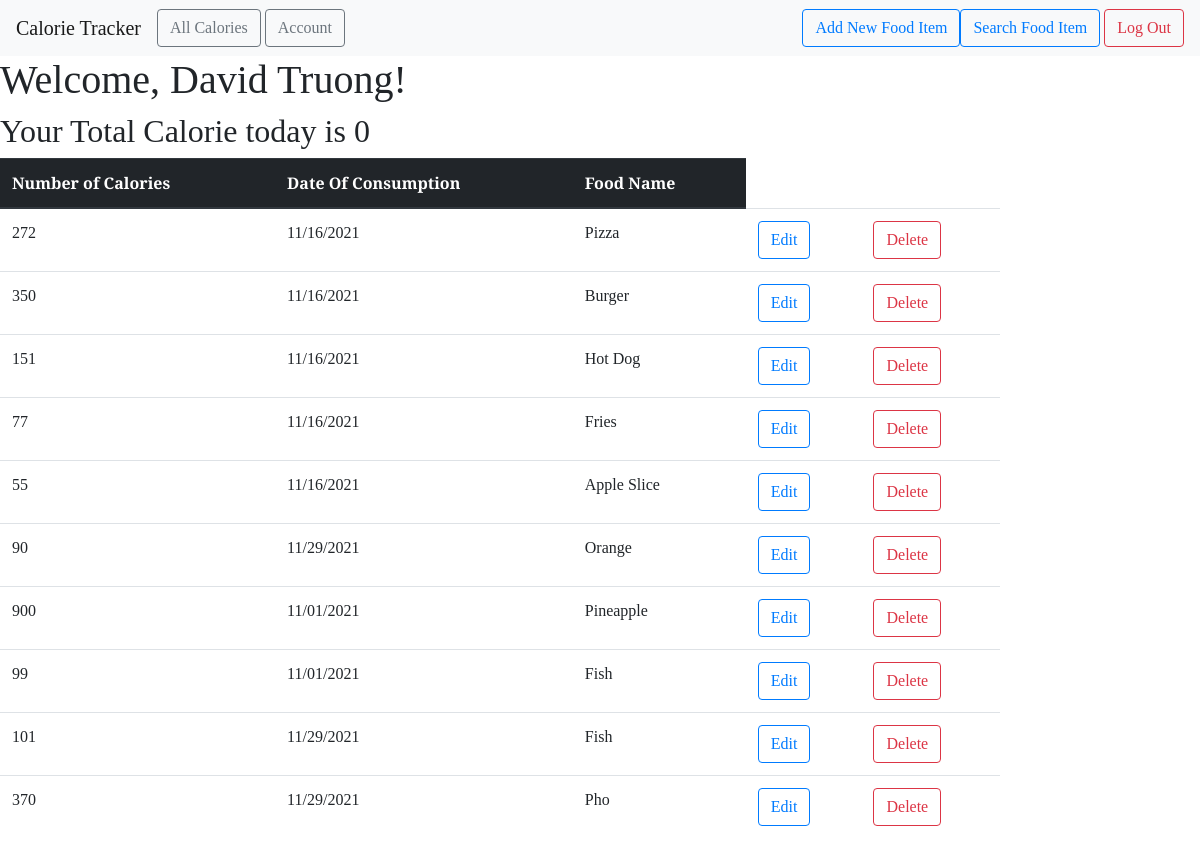
Page /all (signed in) on the earlier database version.
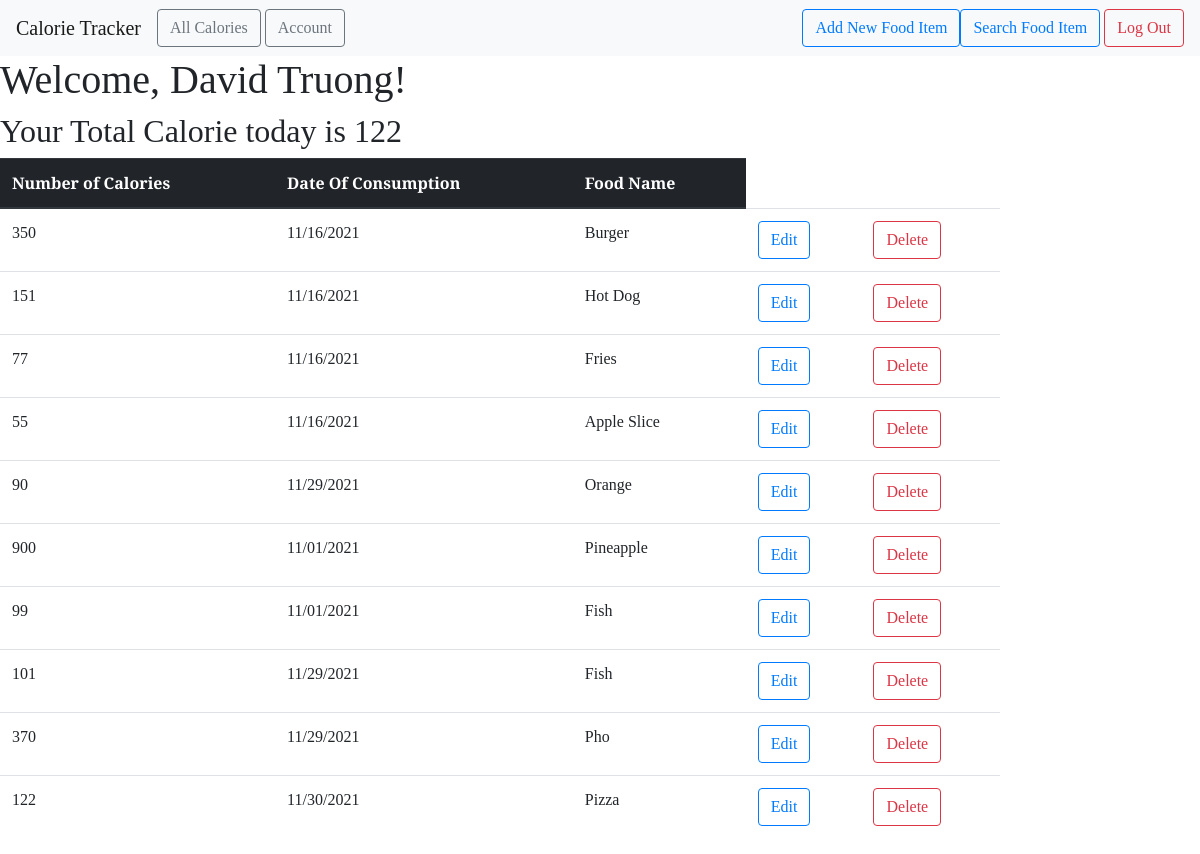
Same page on the later database version.
### food_website/models.py (models this page shows)
class User(db.Model, UserMixin):
    id = db.Column(db.Integer, primary_key=True)
    email = db.Column(db.String(100), unique=True)
    password = db.Column(db.String(100))
    name = db.Column(db.String(1000))
    foods = db.relationship('FoodItem', backref='author', lazy=True)

class FoodItem(db.Model):
    id = db.Column(db.Integer, primary_key=True)
    food_name = db.Column(db.Text, nullable=False)
    date_posted = db.Column(db.DateTime, nullable=False,
                            default=datetime.utcnow)
    calorie = db.Column(db.Integer, nullable=False)
    user_id = db.Column(db.Integer, db.ForeignKey('user.id'), nullable=False)

### food_website/main.py (the view)
@main.route("/all")
@login_required
def user_fooditems():
    user = User.query.filter_by(email=current_user.email).first_or_404()
    foods = user.foods
    totalCalorie = 0
    my_date = datetime.now(pytz.timezone('US/Pacific'))
    my_datetime = datetime(my_date.year, my_date.month, my_date.day)
    for food in foods:
        if my_datetime.date() == food.date_posted.date():
            totalCalorie = totalCalorie + food.calorie
    return render_template('all_fooditems.html', foods=foods, user=user, totalCalorie=totalCalorie)

### food_website/__init__.py (called while the page is built)
def create_app():
    app = Flask(__name__)
    app.config['SECRET_KEY'] = 'out-secret-key-goes-here'
    app.config['SQLALCHEMY_DATABASE_URI'] = 'sqlite:///db.sqlite'
    db.init_app(app)
    login_manager = LoginManager()
    login_manager.login_view = 'auth.login'
    login_manager.init_app(app)
    from .models import User
    create_database(app)
    @login_manager.user_loader
    def load_user(user_id):
        return User.query.get(int(user_id))
    from .auth import auth as auth_blueprint
    app.register_blueprint(auth_blueprint)
    from .main import main as main_blueprint
    app.register_blueprint(main_blueprint)
    return app

### food_website/templates/all_fooditems.html
{% extends "base.html" %} {% block head %} {{ super() }}
<link
  rel="stylesheet"
  href="{{ url_for('static', filename= 'extended_beauty.css') }}"
/>
{% endblock %} {% block content %}
<h1>
  Welcome, {{ user.name }}!
</h1>
<h2>
  Your Total Calorie today is {{ totalCalorie }}
</h2>
<div>
  <table class="table table-hover" style="width: 1000px;">
    <thead class="thead-dark">
      <tr>
        <th scope="col">Number of Calories</th>
        <th scope="col">Date Of Consumption</th>
        <th scope="col">Food Name</th>
      </tr>
    </thead>
    <tbody>
      {% for food in foods %}
      <tr>
        <td>{{ food.calorie }}</td>
        <td>{{ food.date_posted.strftime('%m/%d/%Y') }}</td>
        <td>{{ food.food_name }}</td>
        <td>
          <a
            href="{{ url_for('main.update_fooditem', food_id=food.id) }}"
            class="btn btn-outline-primary"
            role="button"
          >
            Edit
          </a>
        </td>
        <td>
          <a
            href="{{ url_for('main.delete_fooditem', food_id=food.id) }}"
            class="btn btn-outline-danger"
            role="button"
          >
            Delete
          </a>
        </td>
      </tr>
      {% endfor %}
    </tbody>
  </table>
</div>
{% endblock %}

### food_website/templates/base.html (shortened to what this page needs)
<!DOCTYPE html>
<html lang="en">
  <head>
    {% block head %}
    <link
      rel="stylesheet"
      href="{{ url_for('static', filename= 'beauty.css') }}"
    />
    <link
      rel="stylesheet"
      href="https://maxcdn.bootstrapcdn.com/bootstrap/4.0.0/css/bootstrap.min.css"
    />
    {% endblock %}
  </head>
  <body>
    <nav class="navbar navbar-expand-lg navbar-light bg-light">
      <a class="navbar-brand" href="{{ url_for('main.index') }}"
        >Calorie Tracker</a
      >
      <div class="collapse navbar-collapse" id="navbarSupportedContent">
        <ul class="navbar-nav mr-auto">
          <li class="nav-item active">
            <a
              href="{{ url_for('main.user_fooditems') }}"
              class="btn btn-outline-secondary"
              role="button"
              >All Calories</a
            >
          </li>
          <li class="nav-item">
            <a
              href="{{ url_for('main.profile') }}"
              class="btn btn-outline-secondary"
              role="button"
              style="margin-left: 4px;"
              >Account</a
            >
          </li>
        </ul>
        <form class="form-inline my-2 my-lg-0">
          {% if current_user.is_authenticated %}
          <a
            href="{{ url_for('main.new_fooditem') }}"
            class="btn btn-outline-primary"
            role="button"
            >Add New Food Item</a
          >
          <a
            href="{{ url_for('main.search') }}"
            class="btn btn-outline-primary"
            role="button"
            >Search Food Item</a
          >
          {% endif %}  {% if current_user.is_authenticated %}
          <a
            href="{{ url_for('auth.logout') }}"
            class="btn btn-outline-danger"
            role="button"
            style="margin-left: 4px;"
            >Log Out</a
          >
          {% endif %}
        </form>
      </div>
    </nav>
    {% block content %} {% endblock %}
  </body>
</html>

### food_website/static/beauty.css (style rules this page uses)
* { font-family: "Arvo", serif; }

### food_website/static/extended_beauty.css (style rules this page uses)
h1, h2, h4, p { font-family: "Arvo", serif; }

Differences in the rows shown:
removed FoodItem: calorie "272", date_posted "11/16/2021", food_name "Pizza"
added FoodItem: calorie "122", date_posted "11/30/2021", food_name "Pizza"
Other differences:
{{ totalCalorie }}: "0" → "122"
